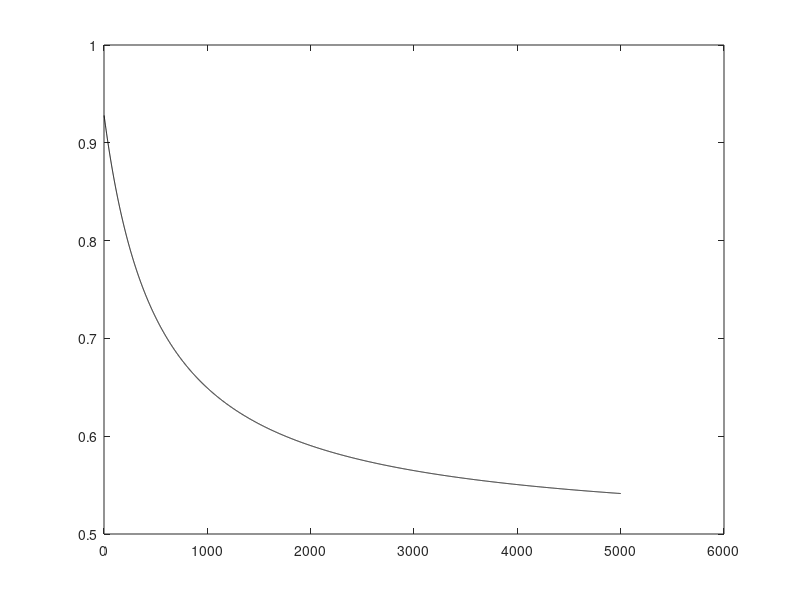

Write the MATLAB code that produced this figure. (Note: this script raises an error after producing the figure.)


close all

figure('Position',[100,100,800,500]);

for i=1:200

    Rs = rand(2,1)*5+1;
    r1 = Rs(1); r2 = Rs(2);
    c1 = r1.^4; c2 = r2.^4;
    N = 5000 ; dc = 1;
    c1s = linspace(c1,c1+N*dc,N+1);
    c2s = linspace(c2,c2+N*dc,N+1);

    p1 = plot(c2s./(c1s+c2s),'-k'); hold on;
    p1.Color(4) = 0.2;
    
end

xlim([0,4000]);

xlabel('Iteration','Interpreter','latex');
ylabel('$\sigma_2 / (\sigma_1 + \sigma_2)$','Interpreter','latex');
set(gca,'TickLabelInterpreter','latex');
set(gca,'fontSize',18);

plot([0,4000],[0.5,0.5],'-r','LineWidth',3)

%%


figure('Position',[100,100,800,500]);

for i=1:200

    Rs = rand(2,1)*5+1;
    r1 = Rs(1); r2 = Rs(2);
    c1 = r1.^4; c2 = r2.^4;
    N = 5000 ; dc = 1;
    c1s = c1; c2s = c2;
    n = 0.25;
    for j = 1:N
        Cmax = max(c1s(end)^n,c2s(end)^n);
        c1s = [c1s,c1s(end) + c1s(end)^n];
        c2s = [c2s,c2s(end) + c2s(end)^n];
    end
    
    p1 = plot(c2s./(c1s+c2s),'-k'); hold on;
    p1.Color(4) = 0.2;
    
end

xlim([0,4000]);

xlabel('Iteration','Interpreter','latex');
ylabel('$\sigma_2 / (\sigma_1 + \sigma_2)$','Interpreter','latex');
set(gca,'TickLabelInterpreter','latex');
set(gca,'fontSize',18);

plot([0,4000],[0.5,0.5],'-r','LineWidth',3)
